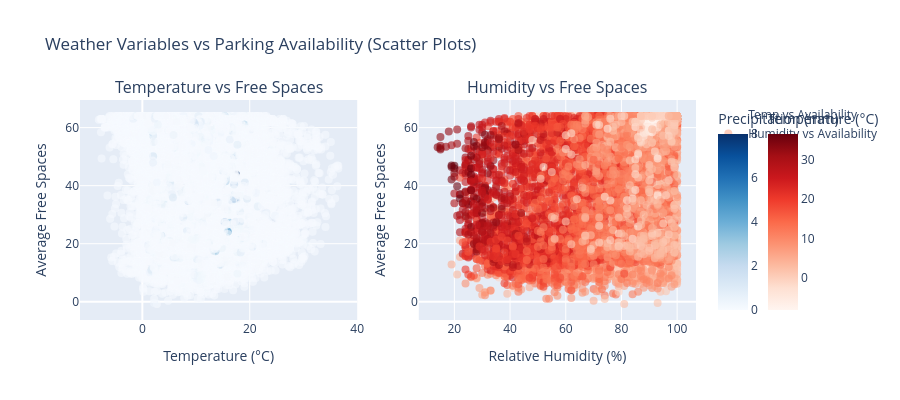
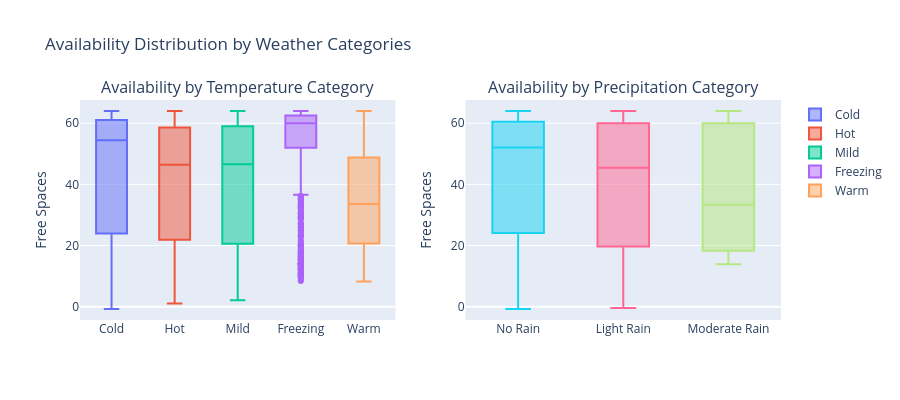

The notebook cell these images were saved under, in order:
### Markdown cell above
## 11. Weather Impact Visualization with Multiple Plot Types

### Code cell
# Comprehensive weather impact analysis with multiple plot types

# 1. Scatter plots for continuous weather variables
fig1 = make_subplots(rows=1, cols=2,
                     subplot_titles=('Temperature vs Free Spaces', 'Humidity vs Free Spaces'))

# Temperature scatter
fig1.add_trace(go.Scatter(
    x=df['temperature_2m'],
    y=df['avg_free_spaces'],
    mode='markers',
    marker=dict(
        color=df['precipitation'],
        colorscale='Blues',
        size=8,
        opacity=0.6,
        colorbar=dict(title="Precipitation (mm)")
    ),
    name='Temp vs Availability'
), row=1, col=1)

# Humidity scatter
fig1.add_trace(go.Scatter(
    x=df['relative_humidity_2m'],
    y=df['avg_free_spaces'],
    mode='markers',
    marker=dict(
        color=df['temperature_2m'],
        colorscale='Reds',
        size=8,
        opacity=0.6,
        colorbar=dict(title="Temperature (°C)", x=1.1)
    ),
    name='Humidity vs Availability'
), row=1, col=2)

fig1.update_layout(
    title='Weather Variables vs Parking Availability (Scatter Plots)',
    height=400
)

fig1.update_xaxes(title_text="Temperature (°C)", row=1, col=1)
fig1.update_xaxes(title_text="Relative Humidity (%)", row=1, col=2)
fig1.update_yaxes(title_text="Average Free Spaces", row=1, col=1)
fig1.update_yaxes(title_text="Average Free Spaces", row=1, col=2)

fig1.show()

# 2. Box plots for categorical weather analysis
fig2 = make_subplots(rows=1, cols=2,
                     subplot_titles=('Availability by Temperature Category', 'Availability by Precipitation Category'))

# Temperature categories box plot
for i, temp_cat in enumerate(df['temperature_category'].unique()):
    temp_data = df[df['temperature_category'] == temp_cat]['avg_free_spaces']
    fig2.add_trace(go.Box(
        y=temp_data,
        name=temp_cat,
        boxpoints='outliers'
    ), row=1, col=1)

# Precipitation categories box plot
for i, precip_cat in enumerate(df['precipitation_category'].unique()):
    precip_data = df[df['precipitation_category'] == precip_cat]['avg_free_spaces']
    fig2.add_trace(go.Box(
        y=precip_data,
        name=precip_cat,
        boxpoints='outliers',
        showlegend=False
    ), row=1, col=2)

fig2.update_layout(
    title='Availability Distribution by Weather Categories',
    height=400
)

fig2.update_yaxes(title_text="Free Spaces", row=1, col=1)
fig2.update_yaxes(title_text="Free Spaces", row=1, col=2)

fig2.show()

# 3. Heatmap for time vs weather impact
# Create a pivot table for hour of day vs weather conditions
heatmap_data = df.groupby(['hour_of_day', 'temperature_category'])['avg_free_spaces'].mean().reset_index()
heatmap_pivot = heatmap_data.pivot(index='hour_of_day', columns='temperature_category', values='avg_free_spaces')

fig3 = go.Figure(data=go.Heatmap(
    z=heatmap_pivot.values,
    x=heatmap_pivot.columns,
    y=heatmap_pivot.index,
    colorscale='Viridis',
    colorbar=dict(title="Average Free Spaces")
))

fig3.update_layout(
    title='Heatmap: Free Spaces by Hour and Temperature Category',
    xaxis_title="Temperature Category",
    yaxis_title="Hour of Day",
    height=500
)

fig3.show()

# 4. Combined weather impact summary
weather_summary = df.groupby(['time_period', 'day_type', 'temperature_category']).agg({
    'avg_free_spaces': 'mean',
    'temperature_2m': 'mean',
    'precipitation': 'mean'
}).round(2).reset_index()

print("Weather Impact Summary:")
print("="*60)
print(weather_summary.head(10))

# 5. Statistical analysis summary
print("\nKey Findings:")
print("="*60)

# Temperature analysis
cold_avg = df[df['temperature_category'] == 'Cold']['avg_free_spaces'].mean()
warm_avg = df[df['temperature_category'] == 'Warm']['avg_free_spaces'].mean()
print(f"Average free spaces in Cold weather: {cold_avg:.2f}")
print(f"Average free spaces in Warm weather: {warm_avg:.2f}")
print(f"Difference (Cold - Warm): {cold_avg - warm_avg:.2f} spaces")

# Precipitation analysis
no_rain_avg = df[df['precipitation_category'] == 'No Rain']['avg_free_spaces'].mean()
rain_avg = df[df['precipitation_category'] != 'No Rain']['avg_free_spaces'].mean()
print(f"\nAverage free spaces with No Rain: {no_rain_avg:.2f}")
print(f"Average free spaces with Rain: {rain_avg:.2f}")
print(f"Difference (No Rain - Rain): {no_rain_avg - rain_avg:.2f} spaces")

# Peak hour analysis
peak_hours = df[df['time_period'].isin(['Morning Rush', 'Evening Rush'])]
off_peak = df[~df['time_period'].isin(['Morning Rush', 'Evening Rush'])]
print(f"\nAverage free spaces during Peak Hours: {peak_hours['avg_free_spaces'].mean():.2f}")
print(f"Average free spaces during Off-Peak: {off_peak['avg_free_spaces'].mean():.2f}")

print(f"\n📊 Analysis completed for Parking Lot 38")
print(f"Total records analyzed: {len(df):,}")
print(f"Analysis period: {df['hour_timestamp'].min()} to {df['hour_timestamp'].max()}")

### Figure 1 — Plotly figure (JSON) as saved in the notebook; plotly's stock layout.template omitted (floating-point values rounded to 4 significant figures; data arrays with more than 128 entries replaced by an {"elided": "..."} marker saying what was removed)
{"data": [{"marker": {"color": {"elided": "9937 float values"}, "colorbar": {"title": {"text": "Precipitation (mm)"}}, "colorscale": [[0, "rgb(247,251,255)"], [0.125, "rgb(222,235,247)"], [0.25, "rgb(198,219,239)"], [0.375, "rgb(158,202,225)"], [0.5, "rgb(107,174,214)"], [0.625, "rgb(66,146,198)"], [0.75, "rgb(33,113,181)"], [0.875, "rgb(8,81,156)"], [1, "rgb(8,48,107)"]], "opacity": 0.6, "size": 8}, "mode": "markers", "name": "Temp vs Availability", "type": "scatter", "x": {"elided": "9937 float values"}, "xaxis": "x", "y": {"elided": "9937 float values"}, "yaxis": "y"}, {"marker": {"color": {"elided": "9937 float values"}, "colorbar": {"title": {"text": "Temperature (°C)"}, "x": 1.1}, "colorscale": [[0, "rgb(255,245,240)"], [0.125, "rgb(254,224,210)"], [0.25, "rgb(252,187,161)"], [0.375, "rgb(252,146,114)"], [0.5, "rgb(251,106,74)"], [0.625, "rgb(239,59,44)"], [0.75, "rgb(203,24,29)"], [0.875, "rgb(165,15,21)"], [1, "rgb(103,0,13)"]], "opacity": 0.6, "size": 8}, "mode": "markers", "name": "Humidity vs Availability", "type": "scatter", "x": {"elided": "9937 int values"}, "xaxis": "x2", "y": {"elided": "9937 float values"}, "yaxis": "y2"}], "layout": {"annotations": [{"font": {"size": 16}, "showarrow": false, "text": "Temperature vs Free Spaces", "x": 0.225, "xanchor": "center", "xref": "paper", "y": 1, "yanchor": "bottom", "yref": "paper"}, {"font": {"size": 16}, "showarrow": false, "text": "Humidity vs Free Spaces", "x": 0.775, "xanchor": "center", "xref": "paper", "y": 1, "yanchor": "bottom", "yref": "paper"}], "height": 400, "title": {"text": "Weather Variables vs Parking Availability (Scatter Plots)"}, "xaxis": {"anchor": "y", "domain": [0, 0.45], "title": {"text": "Temperature (°C)"}}, "xaxis2": {"anchor": "y2", "domain": [0.55, 1], "title": {"text": "Relative Humidity (%)"}}, "yaxis": {"anchor": "x", "domain": [0, 1], "title": {"text": "Average Free Spaces"}}, "yaxis2": {"anchor": "x2", "domain": [0, 1], "title": {"text": "Average Free Spaces"}}}}

### Figure 2 — Plotly figure (JSON) as saved in the notebook; plotly's stock layout.template omitted (floating-point values rounded to 4 significant figures; data arrays with more than 128 entries replaced by an {"elided": "..."} marker saying what was removed)
{"data": [{"boxpoints": "outliers", "name": "Cold", "type": "box", "xaxis": "x", "y": {"elided": "4197 float values"}, "yaxis": "y"}, {"boxpoints": "outliers", "name": "Hot", "type": "box", "xaxis": "x", "y": {"elided": "707 float values"}, "yaxis": "y"}, {"boxpoints": "outliers", "name": "Mild", "type": "box", "xaxis": "x", "y": {"elided": "3252 float values"}, "yaxis": "y"}, {"boxpoints": "outliers", "name": "Freezing", "type": "box", "xaxis": "x", "y": {"elided": "903 float values"}, "yaxis": "y"}, {"boxpoints": "outliers", "name": "Warm", "type": "box", "xaxis": "x", "y": {"elided": "878 float values"}, "yaxis": "y"}, {"boxpoints": "outliers", "name": "No Rain", "showlegend": false, "type": "box", "xaxis": "x2", "y": {"elided": "8373 float values"}, "yaxis": "y2"}, {"boxpoints": "outliers", "name": "Light Rain", "showlegend": false, "type": "box", "xaxis": "x2", "y": {"elided": "1518 float values"}, "yaxis": "y2"}, {"boxpoints": "outliers", "name": "Moderate Rain", "showlegend": false, "type": "box", "xaxis": "x2", "y": [55.8, 62.83, 64, 27.12, 33.85, 58.6, 62, 32.8, 13.9, 14.95, 27.8, 63, 63, 24.97, 50.48, 52.1, 36.73, 18.42, 17.7, 35.1, 54.02, 20.72, 44.03, 63, 21.28, 26.08, 61, 21.35, 60, 60, 59, 56.95, 16.07, 15.5, 14.77, 16.73, 15.82, 14.7, 61, 61, 61, 24.15, 17.4, 17.58, 18.32, 20.43], "yaxis": "y2"}], "layout": {"annotations": [{"font": {"size": 16}, "showarrow": false, "text": "Availability by Temperature Category", "x": 0.225, "xanchor": "center", "xref": "paper", "y": 1, "yanchor": "bottom", "yref": "paper"}, {"font": {"size": 16}, "showarrow": false, "text": "Availability by Precipitation Category", "x": 0.775, "xanchor": "center", "xref": "paper", "y": 1, "yanchor": "bottom", "yref": "paper"}], "height": 400, "title": {"text": "Availability Distribution by Weather Categories"}, "xaxis": {"anchor": "y", "domain": [0, 0.45]}, "xaxis2": {"anchor": "y2", "domain": [0.55, 1]}, "yaxis": {"anchor": "x", "domain": [0, 1], "title": {"text": "Free Spaces"}}, "yaxis2": {"anchor": "x2", "domain": [0, 1], "title": {"text": "Free Spaces"}}}}
